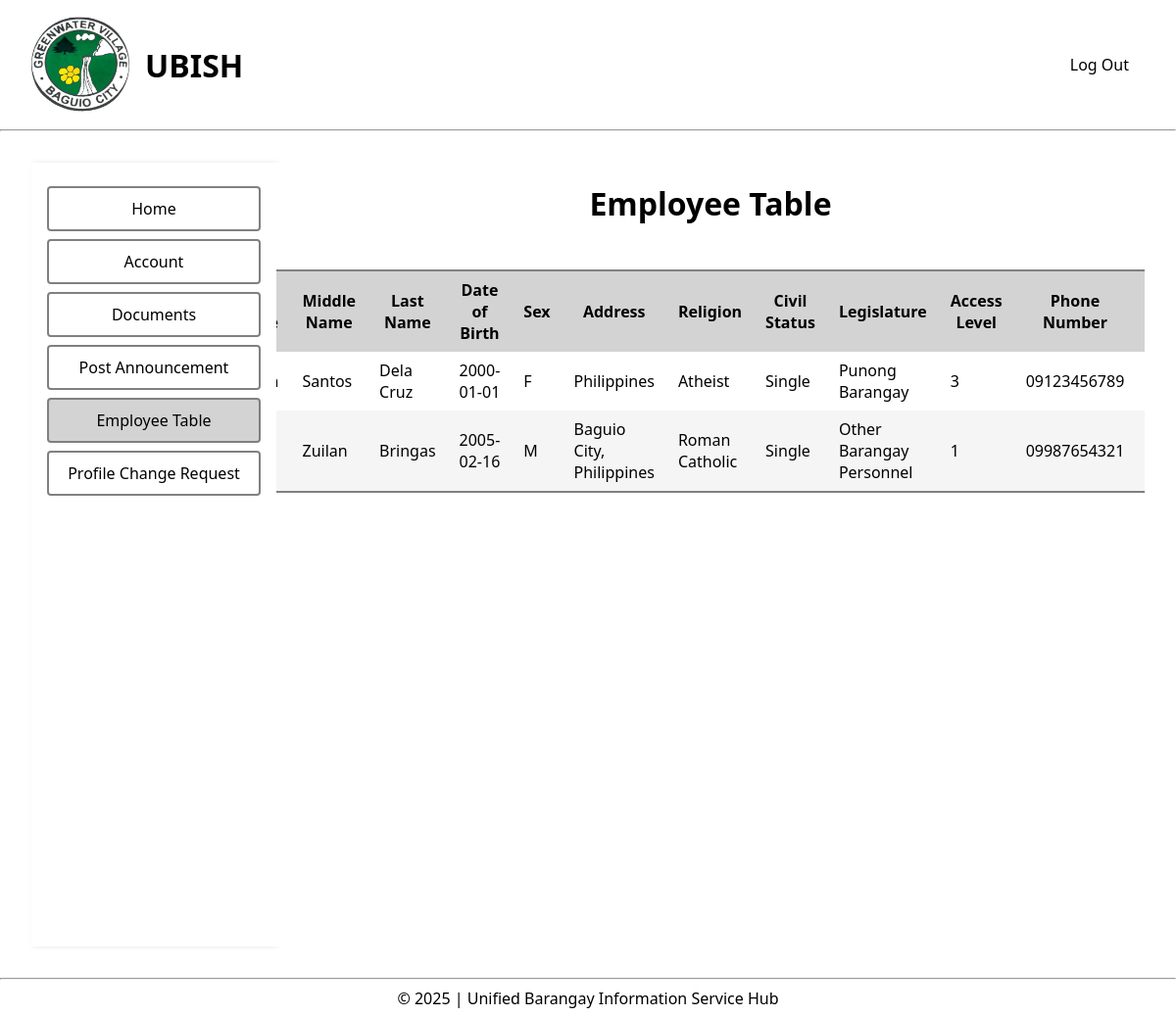
The app's page /pages/employee_table.php (signed in), older data.
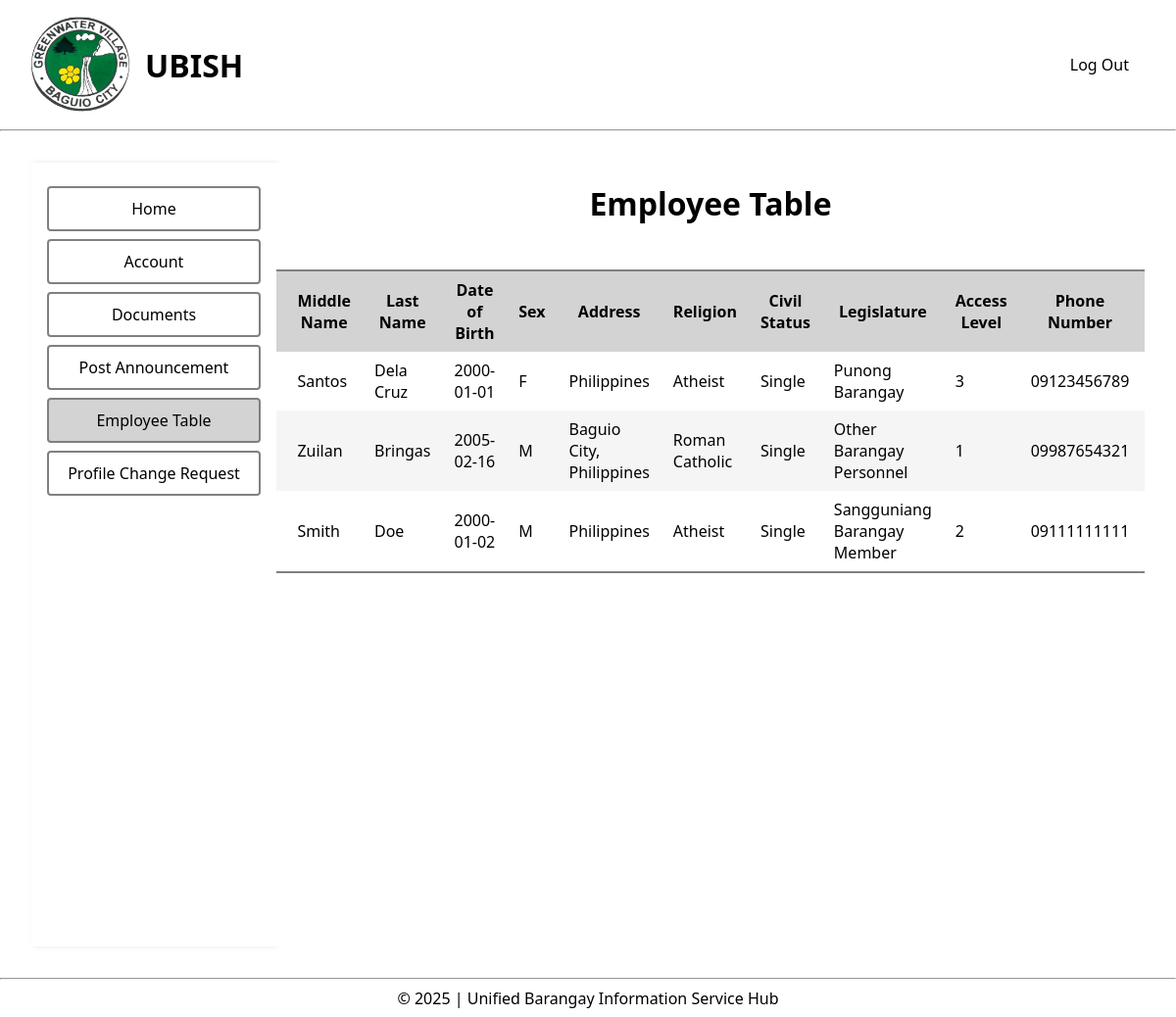
The same page, newer data.
### tables this page shows
CREATE TABLE `employee_details` (
  `emp_id` int(11) NOT NULL,
  `first_name` varchar(255) NOT NULL,
  `middle_name` varchar(255) NOT NULL,
  `last_name` varchar(255) NOT NULL,
  `date_of_birth` date NOT NULL,
  `sex` varchar(1) NOT NULL,
  `address` text NOT NULL,
  `religion` varchar(100) NOT NULL,
  `civil_status` varchar(20) NOT NULL,
  `legislature` varchar(100) NOT NULL,
  `access_level` tinyint(4) NOT NULL,
  `phone_no` varchar(11) NOT NULL,
  `picture` varchar(255) NOT NULL
);

### config/dbfetch.php (called while the page is built, shortened)
<?php
    include '../config/dbconfig.php';
    $accessQuery = "SELECT access_level FROM employee_details WHERE emp_id = :emp_id";
    $access = $pdo->prepare($accessQuery);
    $access->execute([":emp_id" => $_SESSION['emp_id']]);
    $accessLevel = $access->fetchColumn();
    $empAllQuery = "SELECT * FROM employee_details";
    $empAllDetails = $pdo->query($empAllQuery);
?>

### pages/employee_table.php (the view, shortened to what this page needs)
<?php
    include '../config/dbfetch.php';
?>
<!DOCTYPE html>
<html lang="en">
<head>
    <link rel="stylesheet" href="../assets/css/style.css">
</head>
<body>
    <header>
        <div class="navigation">
            <div class="logo">
                <img src="../assets/img/greenwater-village-logo.jpg" alt="Greenwater Village Logo">
                <h1>UBISH</h1>
            </div>
            <form method="POST">
                <nav>
                    <ul>
                        <li>
                            <button class="logout" style="cursor: pointer;" name="logout">Log Out</button>
                        </li>
                    </ul>
                </nav>
            </form>
        </div>
        <hr>
    </header>
    <main>
        <div class="dashboard-main">
            <div class="dashboard-sidebar">
                <ul>
                    <li><a href="../pages/dashboard.php">Home</a></li>
                    <li><a href="../pages/account.php">Account</a></li>
                    <?php
                        if ($accessLevel >= 1) {
                            echo '<li><a href="#">Documents</a></li>';
                            echo '<li><a href="../pages/announcements.php">Post Announcement</a></li>';
                        }
                        if ($accessLevel >= 2) {
                            echo '<li class="active"><a href="../pages/employee_table.php">Employee Table</a></li>';
                        }
                        if ($accessLevel >= 3) {
                            echo '<li><a href="#">Profile Change Request</a></li>';
                        }
                    ?>
                </ul>
            </div>
            <div class="dashboard-content">
                <h1><center>Employee Table</center></h1><br>
                <div id="employee-table-container">
                    <table id="employee-table">
                        <tr>
                            <th>First Name</th>
                            <th>Middle Name</th>
                            <th>Last Name</th>
                            <th>Date of Birth</th>
                            <th>Sex</th>
                            <th>Address</th>
                            <th>Religion</th>
                            <th>Civil Status</th>
                            <th>Legislature</th>
                            <?php
                                if ($accessLevel >= 3) {
                                    echo "<th>Access Level</th>";
                                }
                            ?>
                            <th>Phone Number</th>
                            <th>Profile Picture</th>
                        </tr>
                        <?php
                            foreach ($empAllDetails as $row) {
                        ?>
                                <tr>
                                    <td><?php echo $row['first_name']; ?></td>
                                    <td><?php echo $row['middle_name']; ?></td>
                                    <td><?php echo $row['last_name']; ?></td>
                                    <td><?php echo $row['date_of_birth']; ?></td>
                                    <td><?php echo $row['sex']; ?></td>
                                    <td><?php echo $row['address']; ?></td>
                                    <td><?php echo $row['religion']; ?></td>
                                    <td><?php echo $row['civil_status']; ?></td>
                                    <td><?php echo $row['legislature']; ?></td>
                        <?php
                                if ($accessLevel >= 3) {
                                    echo "<td>" . $row['access_level'] . "</td>";
                                }
                        ?>
                                    <td><?php echo $row['phone_no']; ?></td>
                                    <td><?php echo basename($row['picture']); ?></td>
                                </tr>
                        <?php
                            }
                        ?>
                    </table>
                </div>
            </div>
        </div>
    </main>
    <footer>
        <hr>
        <p><?php echo "&copy; " . date('Y') . " | Unified Barangay Information Service Hub"; ?></p>
    </footer>
</body>
</html>

### assets/css/style.css (style rules this page uses)
* { margin: 0; padding: 0; box-sizing: border-box; font-family: 'Segoe UI', Tahoma, Geneva, Verdana, sans-serif; }
body { display: grid; grid-template-rows: auto 1fr auto; min-height: 100vh; }
.navigation { display: flex; align-items: center; justify-content: space-between; margin: 16px 32px; }
.logo { display: flex; align-items: center; justify-content: center; text-align: center; }
.logo h1 { padding-left: 16px; }
.logo img { display: block; width: 100px; height: 100px; border-radius: 50%; object-fit: cover; }
nav ul { display: flex; align-items: center; justify-content: center; }
nav ul li { padding: 0 16px; list-style-type:none; }
main { margin: 32px; }
form { display: flex; flex-direction: column; align-items: center; justify-content: center; }
button.logout { border: none; background-color: white; font-size: 16px; }
.dashboard-main { display: grid; grid-template-columns: 250px 1fr; grid-template-rows: 1fr; min-height: 100vh; }
.dashboard-sidebar { grid-area: 1 / 1 / 2 / 2; overflow-y: auto; padding: 16px; box-shadow: 2px 0 5px rgba(0, 0, 0, 0.1); }
.dashboard-content { grid-area: 1 / 2 / 2 / 3; padding: 20px; display: flex; flex-direction: column; align-items: center; justify-content: flex-start; background-color: #fff; overflow-y: auto; }
.dashboard-sidebar ul { list-style-type: none; padding: 0; margin: 0; }
.dashboard-sidebar ul li { margin: 8px 0; border: 2px solid gray; border-radius: 4px; text-align: center; background-color: white; cursor: pointer; }
.dashboard-sidebar ul li a { display: block; padding: 10px; text-decoration: none; color: black; }
.dashboard-sidebar ul li.active { background-color: lightgray; }
.dashboard-content table { margin: 24px 0; }
.dashboard-content table tr td { padding: 4px 8px; }
div#employee-table-container { max-height: 500px; overflow-x: auto; overflow-y: auto; }
.dashboard-content table#employee-table { width: 100%; border-collapse: collapse; border: 2px solid gray; }
.dashboard-content table#employee-table tr td, .dashboard-content table#employee-table tr th { text-align: left; padding: 8px 12px; }
.dashboard-content table#employee-table tr:nth-child(odd) td { text-align: left; background-color: rgb(245, 245, 245); }
.dashboard-content table#employee-table tr th { text-align: center; background-color: lightgray; }
footer p { text-align: center; padding: 8px; }

Row changes from the older to the newer data that the page shows:
added employee_details: middle_name "Smith", last_name "Doe", date_of_birth "2000-01-02", sex "M", address "Philippines", religion "Atheist", civil_status "Single", legislature "Sangguniang Barangay Member", access_level "2", phone_no "09111111111"
